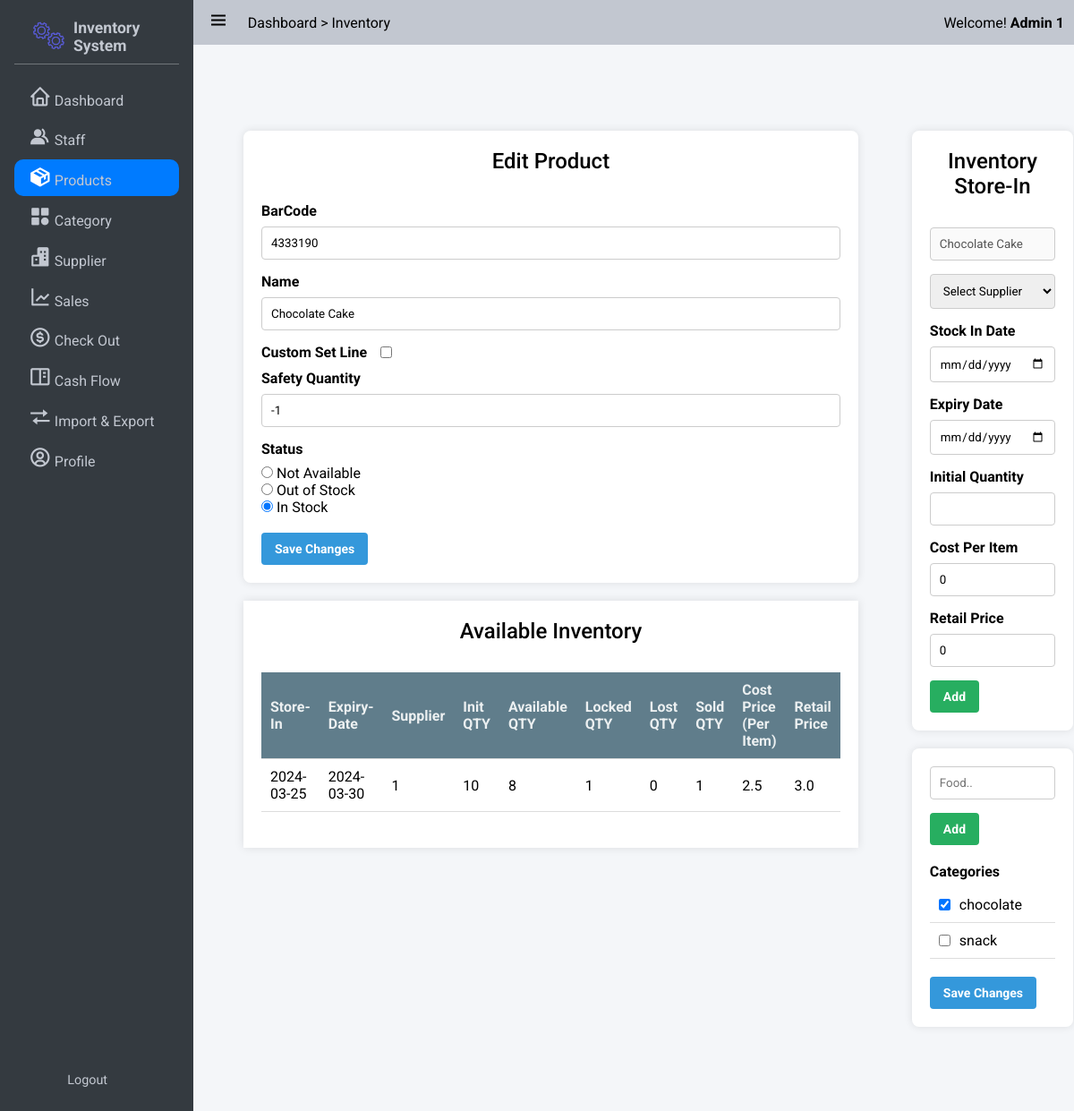
/products/4333190/ (signed in), run on the app's committed database.
### app/models/user.py (models this page shows, shortened)
class User(UserMixin,db.Model):
    __tablename__ = 'users'
    id = db.Column(db.Integer, primary_key=True)
    StaffID = db.Column(db.String,unique = True)
    First_Name = db.Column(db.String(100, collation='NOCASE'), nullable=False, server_default='')
    Last_Name = db.Column(db.String(100, collation='NOCASE'), nullable=False, server_default='')
    Email = db.Column(db.String(50), unique=True, nullable=False)
    Password = db.Column(db.String(80), nullable=False)
    pins = db.Column(db.Integer)
    roles = db.relationship('Role', secondary='user_roles')
    active = db.Column('is_active', db.Boolean(), nullable=False, server_default='1')
    Email_Confirmed_At = db.Column(db.DateTime())
    Last_Login = db.Column(db.DateTime())

class Role(db.Model):
    __tablename__ = 'roles'
    id = db.Column(db.Integer(), primary_key=True)
    name = db.Column(db.String(50), unique=True)

### app/models/product.py (models this page shows, shortened)
class Product(db.Model):
    id = db.Column(db.Integer, nullable=False, primary_key=True)
    BarCode = db.Column(db.BigInteger,nullable=False)
    Name = db.Column(db.String, nullable=False)
    Safety_quantity = db.Column(db.Integer,nullable=False)
    Status = db.Column(db.String, nullable=False) # "NotAvailable","OutOfStock","InStock"
    Inventories = db.relationship('Inventory',backref='product',lazy=True)  # Improved loading
    Categories = db.relationship('Category',secondary=product_category, backref=db.backref('products', lazy=True), lazy='subquery')

class Inventory(db.Model):
    id = db.Column(db.Integer, nullable=False, primary_key=True)
    Product_id = db.Column(db.Integer,db.ForeignKey('product.id'),nullable=False)
    Supplier_id = db.Column(db.Integer,db.ForeignKey('supplier.id'),nullable=False)
    StockInDate = db.Column(db.Date, nullable=False)
    ExpiryDate = db.Column(db.Date, nullable=False)
    Init_QTY = db.Column(db.Integer, nullable=True)
    Available_QTY = db.Column(db.Integer, nullable=False)
    Locked_QTY = db.Column(db.Integer, nullable=False)
    Lost_QTY = db.Column(db.Integer, nullable=False)
    Sold_QTY = db.Column(db.Integer, nullable=False)
    CostPerItem = db.Column(db.Double, nullable=False)
    RetailPrice = db.Column(db.Double,nullable=False)

### app/models/category.py (models this page shows, shortened)
class Category(db.Model):
    id = db.Column(db.Integer, nullable=False, primary_key=True)
    Name = db.Column(db.String, nullable=False)

### app/product/product_routers.py (the view)
@bp.route('/<barcode>/', methods=['GET'])
@login_required
def get_product(barcode):
    if barcode:
        product = db.one_or_404(db.select(Product).filter_by(BarCode=barcode))
        suppliers = Supplier.query.all()
        inventories = product.Inventories
        categories = Category.query.all()
        form = CreateProductForm(obj=product)
        form.categories.choices = [(category.id, category.Name) for category in Category.query.all()]
        inventoryForm = InventoryForm()
        inventoryForm.supplier.choices = [(supplier.id,supplier.Name) for supplier in suppliers]
        return render_template('product/detail.html', product=product,categories = categories,inventories = inventories,suppliers=suppliers,form = form,inventoryForm=inventoryForm)
    else:
        return redirect(url_for('product.index'))

### app/templates/product/detail.html (shortened to what this page needs)
{% extends 'base.html' %}
{% block css_style %}
    <link rel="stylesheet" href="{{url_for('static',filename='css/flex.css')}}">
    <link rel="stylesheet" href="{{url_for('static',filename='css/grid.css')}}">
    <link rel="stylesheet" href="{{url_for('static',filename='css/form.css')}}">
    <link rel="stylesheet" href="{{url_for('static',filename='css/table.css')}}">
    <link rel="stylesheet" href="{{url_for('static',filename='css/category.css')}}">
{% endblock %}
{% block nav_inventory %}active{% endblock %}
{% block content %}
    <div class="grid-container four-two-grid">
        <div class="grid-item">
            <div class="form-container full_width">
            <h3>Edit Product</h3>
                <form method="POST" action="{{ url_for('product.edit_product',barcode = product.BarCode) }}">
                    {{ form.barcode.label }}
                    {{ form.barcode( value = product.BarCode) }}
                    {{ form.name.label }}
                    {{ form.name( value = product.Name) }}
                    <div class="flex flex-start-center" style="margin-bottom: 10px;">
                    {{ form.safety_quantity_custom.label(style='margin:0') }}
                    {{ form.safety_quantity_custom(style='margin-left:15px') }}
                   </div>
                    {{ form.safety_quantity.label }} {{ form.safety_quantity(value = product.Safety_quantity) }}
                    {{ form.status.label }}
                    {% for choice_key, choice_label in form.status.choices %}
                        <input type="radio"  name="status" value="{{choice_key}}" {% if choice_key == product.Status %} Checked {% endif %}> {{ choice_label }}
                        <br>
                    {% endfor %}
                    <br>
                    <button class="button info" type="submit">Save Changes</button>
                </form>
            </div>
            <div class="table-container">
                <h3>Available Inventory</h3>
                <table style="width: 100%;" class="">
                    <thead>
                        <tr>
                            <th>Store-In</th>
                            <th>Expiry-Date</th>
                            <th>Supplier</th>
                            <th>Init QTY</th>
                            <th>Available QTY</th>
                            <th>Locked QTY</th>
                            <th>Lost QTY</th>
                            <th>Sold QTY</th>
                            <th>Cost Price (Per Item)</th>
                            <th>Retail Price</th>
                        </tr>
                    </thead>
                    <tbody>
                        {% for inventory in product.Inventories %}
                            <tr>
                                <form method="POST" action="" style="display: inline-block;">
                                    <td>
                                        <span>{{ inventory.StockInDate }}</span>
                                    </td>
                                    <td>
                                        <span>{{ inventory.ExpiryDate }}</span>
                                    </td>
                                    <td>
                                        <span>{{ inventory.Supplier_id }}</span>
                                    </td>
                                    <td>
                                        <span>{{ inventory.Init_QTY }}</span>
                                    </td>
                                    <td>
                                        <span>{{ inventory.Available_QTY }}</span>
                                    </td>
                                    <td>
                                        <span>{{ inventory.Locked_QTY }}</span>
                                    </td>
                                    <td>
                                        <span>{{ inventory.Lost_QTY}}</span>
                                    </td>
                                    <td>
                                        <span>{{ inventory.Sold_QTY }}</span>
                                    </td>
                                    <td>
                                        <span>{{ inventory.CostPerItem }}</span>
                                    </td>
                                    <td>
                                        <span>{{ inventory.RetailPrice }}</span>
                                    </td>
                                </form>
                            </tr>
                        {% endfor %}
                    </tbody>
                </table>
            </div>
        </div>
        {% for role in current_user.roles if role.name == 'admin' %}
        <div class="grid-item">
            <div class="form-container">
                <h3>Inventory Store-In</h3>
                <form action="{{url_for('product.add_inventory',barcode = product.BarCode)}}" method="post">
                    <input type="text" name="name" id="" value="{{product.Name}}" disabled>
                    <select name="supplier" id="supplier" required>
                        <option value="">Select Supplier</option>
                    </select>
                    <div>
                        {{ inventoryForm.stock_in_date.label }}
                        {{ inventoryForm.stock_in_date() }}
                    </div>
                    <div>
                        {{ inventoryForm.expiry_date.label }}
                        {{ inventoryForm.expiry_date() }}
                    </div>
                    <div>
                        {{ inventoryForm.init_qty.label }}
                        {{ inventoryForm.init_qty(step=1,min=0) }}
                    </div>
                    <div>
                        {{ inventoryForm.cost_per_item.label }}
                        {{ inventoryForm.cost_per_item(min=0.00,step=0.01,value=0) }}
                    </div>
                    <div>
                        {{ inventoryForm.retail_price.label }}
                        {{ inventoryForm.retail_price(min=0.00,step=0.01,value=0) }}
                    </div>
                    <button class="button success" type="submit">Add</button>
                </form>
            </div>
            <div class="form-container">
                <form action="{{url_for('category.create_category')}}" method="post" style="margin-bottom: 10px;">
                      <input type="text" name="category_name" id="" placeholder="Food.." autocomplete="false" required>
                      <button class="button success" type="submit">Add</button>
                </form>
                <form action="{{url_for('product.edit_product',barcode = product.BarCode)}}" method="post">
                    <ul class="category-list">
                        {{ form.categories.label }}
                        {% set pro_ids = [] %}
                        {% for pro in product.Categories %}
                            {% set _ = pro_ids.append(pro.id) %}
                        {% endfor %}
                        {% for category_id, category_name in form.categories.choices %}
                        <li class="category-item">
                            <input type="checkbox" class="category-input" name="categories" value="{{ category_id }}" {% if category_id in pro_ids %}checked{% endif %}> {{ category_name }}<br>
                        </li>
                        {% endfor %}
                    </ul>
                    <button class="button info" type="submit" name="save_category">Save Changes</button>
                </form>
            </div>
        </div>
        {% endfor %}
    </div>
{% endblock %}

### app/templates/base.html (shortened to what this page needs)
<!DOCTYPE html>
<html lang="en">
<head>
    <link rel="stylesheet" href="{{url_for('static',filename='css/button.css')}}">
    <link rel="stylesheet" href="{{url_for('static',filename='css/style.css')}}">
    <link rel="stylesheet" href="{{url_for('static',filename='css/responsive.css')}}">
    <link rel="stylesheet" href="{{url_for('static',filename='css/cards.css')}}">
    <link rel="stylesheet" href="{{url_for('static',filename='css/preloader.css')}}">
    <link href='https://unpkg.com/boxicons@2.1.4/css/boxicons.min.css' rel='stylesheet'>
    {% block css_style %}{% endblock %}
</head>
<body>
    <div class="wrapper">
        <aside class="opened" id="aside">
            <div class="sidebar">
                <div class="brand-items">
                    <div class="brand-logo">
                        <img src="{{url_for('static',filename='/img/gear-loader.gif')}}" alt="" class="brand-img">
                        <h3>Inventory System</h3>
                    </div>
                </div>
                <div class="menu-bar">
                    <div class="menu">
                        <ul class="menu-links">
                            <li class="menu-link {% block nav_dashboard %}{% endblock %}"><i class='nav-icon bx bx-home'></i><a href="{{ url_for('dashboard') }}">Dashboard</a></li>
                            <li class="menu-link {% block nav_staff %}{% endblock %}"><i class='nav-icon bx bxs-group' ></i><a href="{{ url_for('user.index') }}">Staff</a></li>
                            <li class="menu-link {% block nav_inventory %}{% endblock %}"><i class='nav-icon bx bxs-package'></i><a href="{{ url_for('product.index') }}">Products</a></li>
                            <li class="menu-link {% block nav_category %}{% endblock %}"><i class='nav-icon bx bxs-category' ></i><a href="{{ url_for('category.index') }}">Category</a></li>
                            <li class="menu-link {% block nav_supplier %}{% endblock %}"><i class='nav-icon bx bxs-buildings' ></i><a href="{{ url_for('supplier.index') }}">Supplier</a></li>
                            <li class="menu-link {% block nav_report %}{% endblock %}"><i class='nav-icon bx bx-line-chart' ></i><a href="{{ url_for('sale.sales_index') }}">Sales</a></li>
                            <li class="menu-link {% block nav_checkout %}{% endblock %}"><i class='nav-icon bx bx-dollar-circle' ></i><a href="{{ url_for('sale.show_checkout_page') }}">Check Out</a></li>
                            <li class="menu-link {% block nav_cashflow %}{% endblock %}"><i class='nav-icon bx bx-book-content'></i><a href="{{url_for('cashflow.index')}}">Cash Flow</a></li>
                            <li class="menu-link {% block nav_ImExport %}{% endblock %}"><i class='nav-icon bx bx-transfer'></i><a href="{{url_for('main.imexport_overview')}}">Import & Export</a></li>
                            <li class="menu-link {% block nav_profile %}{% endblock %}"><i class='nav-icon bx bx-user-circle'></i><a href="{{url_for('user.get_staff',id=current_user.id)}}">Profile</a></li>
                        </ul>
                    </div>
                    <div class="bottom-content">
                        <li class="menu-link"><a href="{{url_for('auth.logout')}}">Logout</a></li>
                    </div>
                </div>
            </div>
        </aside>
       <div class="main">
            <header class="main-header">
                <div class="left-nav">
                    <div class="menu-burger">
                        <i class='bx bx-menu '></i>
                    </div>
                    <p>Dashboard > Inventory</p>
                </div>
                <div class="right-nav flex flex-center-center">
                    <span>Welcome! <b>{{current_user.Last_Name + ' ' + current_user.First_Name}}</b></span>
                </div>
            </header>
            <div class="main-container">
                    {% block content %} {% endblock %}
            </div>
        </div>
    </div>
    </body>
    </html>

### data on the page
User: Last_Name+First_Name "Admin 1"
Product: Status "☑", name "Chocolate Cake"
Inventory: StockInDate "2024-03-25", ExpiryDate "2024-03-30", Supplier_id "1", Init_QTY "10", Available_QTY "8", Locked_QTY "1", Lost_QTY "0", Sold_QTY "1", CostPerItem "2.5", RetailPrice "3.0"
Role: stock_in_date.label "Stock In Date", expiry_date.label "Expiry Date", init_qty.label "Initial Quantity", cost_per_item.label "Cost Per Item", cost_per_item "0", retail_price.label "Retail Price", retail_price "0", categories.label "Categories"
Category: Name "chocolate"
Category: Name "snack"

### other printed values
{{ choice_label }} "Not Available" "Out of Stock" "In Stock"
